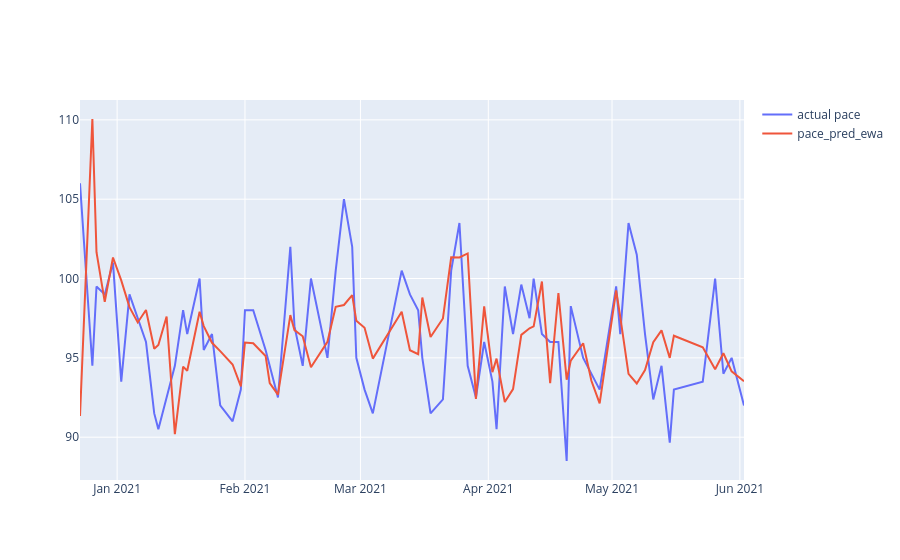

Notebook code for this chart:
### Code cell
plot_season_team_pace(df=df_2010_2020, team='NYK', year=2020, span=35, window=9, method='relative', show_sma_plot=False)
